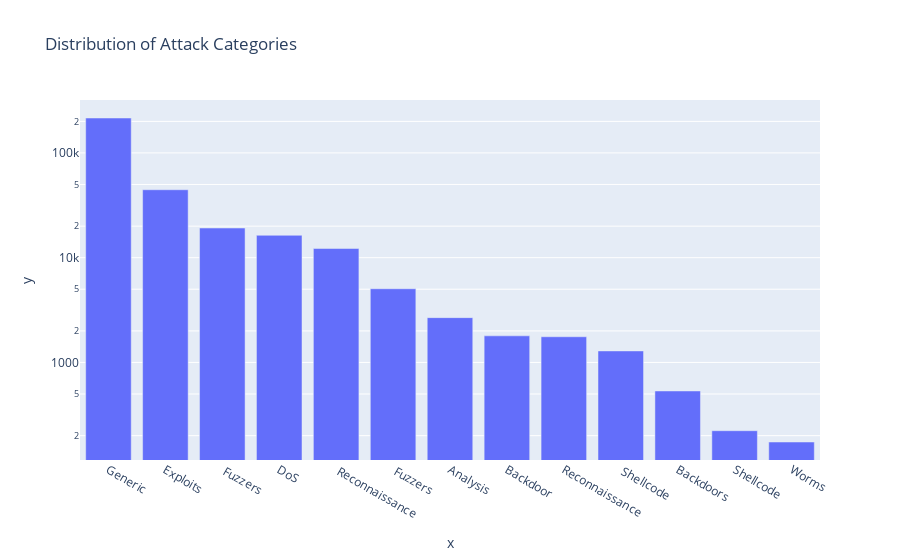

Notebook source saved alongside this figure:
### Code cell
# Plotly visualization of the 'attack_cat' column
proto_counts = df['attack_cat'].value_counts()
fig = px.bar(x=proto_counts.index, y=proto_counts.values, title='Distribution of Attack Categories', log_y = True)
fig.show()

### Figure 1 — Plotly figure (JSON) as saved in the notebook; plotly's stock layout.template omitted (floating-point values rounded to 4 significant figures)
{"data": [{"hovertemplate": "x=%{x}<br>y=%{y}<extra></extra>", "legendgroup": "", "marker": {"color": "#636efa", "pattern": {"shape": ""}}, "name": "", "orientation": "v", "showlegend": false, "textposition": "auto", "type": "bar", "x": ["Generic", "Exploits", " Fuzzers ", "DoS", " Reconnaissance ", " Fuzzers", "Analysis", "Backdoor", "Reconnaissance", " Shellcode ", "Backdoors", "Shellcode", "Worms"], "xaxis": "x", "y": [215481, 44525, 19195, 16353, 12228, 5051, 2677, 1795, 1759, 1288, 534, 223, 174], "yaxis": "y"}], "layout": {"barmode": "relative", "legend": {"tracegroupgap": 0}, "title": {"text": "Distribution of Attack Categories"}, "xaxis": {"anchor": "y", "domain": [0, 1], "title": {"text": "x"}}, "yaxis": {"anchor": "x", "domain": [0, 1], "title": {"text": "y"}, "type": "log"}}}
